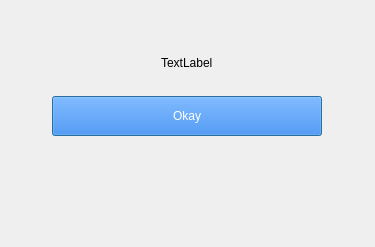
<?xml version="1.0" encoding="UTF-8"?>
<ui version="4.0">
 <class>ReviewPaperKeyDialog</class>
 <widget class="QDialog" name="ReviewPaperKeyDialog">
  <property name="windowModality">
   <enum>Qt::ApplicationModal</enum>
  </property>
  <property name="geometry">
   <rect>
    <x>0</x>
    <y>0</y>
    <width>375</width>
    <height>247</height>
   </rect>
  </property>
  <property name="windowTitle">
   <string>Review Paper Key</string>
  </property>
  <property name="styleSheet">
   <string notr="true">QLabel {
	color:#000;
	margin-bottom:20;
}</string>
  </property>
  <layout class="QGridLayout" name="gridLayout">
   <item row="0" column="0">
    <layout class="QVBoxLayout" name="verticalLayout_2">
     <property name="topMargin">
      <number>45</number>
     </property>
     <item alignment="Qt::AlignHCenter">
      <widget class="QLabel" name="labelPaperKey">
       <property name="contextMenuPolicy">
        <enum>Qt::NoContextMenu</enum>
       </property>
       <property name="text">
        <string>TextLabel</string>
       </property>
       <property name="textInteractionFlags">
        <set>Qt::LinksAccessibleByMouse|Qt::TextSelectableByMouse</set>
       </property>
      </widget>
     </item>
     <item alignment="Qt::AlignHCenter">
      <widget class="QPushButton" name="pushButtonOkay">
       <property name="sizePolicy">
        <sizepolicy hsizetype="Fixed" vsizetype="Fixed">
         <horstretch>0</horstretch>
         <verstretch>0</verstretch>
        </sizepolicy>
       </property>
       <property name="minimumSize">
        <size>
         <width>270</width>
         <height>40</height>
        </size>
       </property>
       <property name="styleSheet">
        <string notr="true">background:#1972ea;
color:#fff;</string>
       </property>
       <property name="text">
        <string>Okay</string>
       </property>
      </widget>
     </item>
     <item>
      <spacer name="verticalSpacer">
       <property name="orientation">
        <enum>Qt::Vertical</enum>
       </property>
       <property name="sizeHint" stdset="0">
        <size>
         <width>20</width>
         <height>40</height>
        </size>
       </property>
      </spacer>
     </item>
    </layout>
   </item>
  </layout>
 </widget>
 <resources/>
 <connections>
  <connection>
   <sender>pushButtonOkay</sender>
   <signal>clicked()</signal>
   <receiver>ReviewPaperKeyDialog</receiver>
   <slot>accept()</slot>
   <hints>
    <hint type="sourcelabel">
     <x>186</x>
     <y>159</y>
    </hint>
    <hint type="destinationlabel">
     <x>187</x>
     <y>151</y>
    </hint>
   </hints>
  </connection>
 </connections>
</ui>
